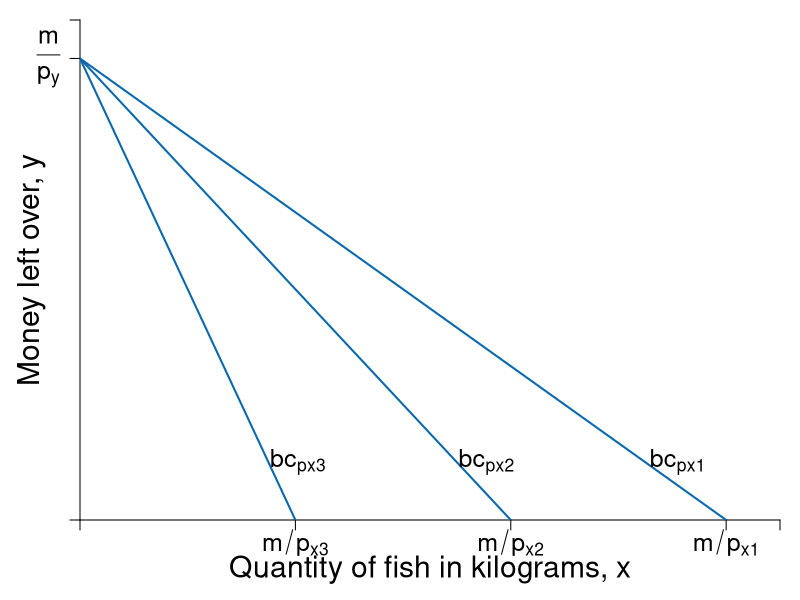

This figure's R source:
require(shape)
pdf(file = "indmarketdemand/budget_pchange.pdf", width = 9, height = 7)

#Set parameters for graphics
pointsize <- 1.8
axislabelsize <- 1.8
labelsize <- 1.5
namesize <- 1.8
annotatesize <- 1.5
graphlinewidth <- 2
segmentlinewidth <- 1.5

COL <- c("#7fc97f", "#beaed4", "#fdc086", "#ffff99", "#386cb0", "#f0027f", "#bf5b17", "#666666")
COLA <- c("#99d8c9","#66c2a4","#41ae76", "#238b45", "#005824")
COLB <- c("#4eb3d3", "#2b8cbe", "#0868ac","#084081")

#Edited the margins to cater for the larger LHS labels
par(mar =  c(4, 4, 1, 1))

mrsA <- function(x, rmax = 10, xmax = 20) {
  rmax - (rmax/xmax)*x
}


uA <- function(x, y, rmax = 2, xmax = 12) {
  y + rmax*x - (1/2)*(rmax/xmax)*x^2
}

indiffA1 <- function(x, uA = 10, rmax = 2.5, xmax = 10) {
  uA - rmax*x + (1/2)*(rmax/xmax)*(x^2)
}


bcA <- function(x, w = 20, p = 2) {
  w - p*x
}


xlims <- c(0, 13)
ylims <- c(0, 13)

npts <- 501 
x <- seq(xlims[1], xlims[2], length.out = npts)
y <- seq(ylims[1], ylims[2], length.out = npts) 
a <- c(13, 15, 17)

plot(0, 0, xlim = xlims, ylim = ylims, type = "n",
     xlab = expression(paste("")),
     ylab = expression(paste("")), 
     xaxt = "n", 
     yaxt = "n", 
     cex.lab = axislabelsize, 
     bty = "n",
     xaxs="i", 
     yaxs="i")

# ticksy <- seq(from = 0, to = ylims[2], by = 2)
# ylabels <- seq(from = 0, to = ylims[2], by = 2)
# ticksx <- seq(from = 0, to = xlims[2], by = 2)
# xlabels <- seq(from = 0, to = xlims[2], by = 2)
ticksy <- c(0, 12, ylims[2])
ylabels <- c(NA, expression(paste(frac(m,p[y]) )), NA)
ticksx <- c(0, 4, 8, 12, xlims[2])
xlabels <- c(NA, expression(paste(m/p[x3])), expression(paste(m/p[x2])), expression(paste(m/p[x1])), NA)

axis(1, at = ticksx, pos = 0, labels = xlabels, cex.axis = labelsize)
axis(2, at = ticksy, pos = 0, labels = ylabels, las = 1, cex.axis = labelsize)

npts <- 500 
xx1 <- seq(xlims[1], xlims[2], length.out = npts)

lines(xx1, bcA(xx1, w = 12, p = 1), col = COLB[3], lwd = graphlinewidth)
lines(xx1, bcA(xx1, w = 12, p = 1.5), col = COLB[3], lwd = graphlinewidth)
lines(xx1, bcA(xx1, w = 12, p = 3), col = COLB[3], lwd = graphlinewidth)
#lines(xx1, indiffA1(xx1, uA = 20, rmax = 2.5, xmax = 10), col = COLB[4], lwd = graphlinewidth)



#mtext(expression(paste("Quantity of fish in kilograms, ", x)), side=1, line = 2.5, cex = axislabelsize)
text(0.5*xlims[2], -1.3, expression(paste("Quantity of fish in kilograms, ", x)), xpd = TRUE, cex = axislabelsize) 
text(-0.9, 0.5*ylims[2], expression(paste("Money left over, ", y)), xpd = TRUE, cex = axislabelsize, srt = 90) 

#segments(4.11765, 6.17647, 5.88, 8.88, lty = 1, col = COL[2] , lwd = graphlinewidth)
#text(7.3, 3, expression("Pareto Efficient"))
#text(7.3, 2.5, expression("Curve"))
#Arrows(7.3, 3.5, 7.3, 6.1, col = "black", lty = 1, lwd = 2, arr.type = "triangle", arr.lwd = 0.5)

#Label the iso-welfare functions for the HG, Aisha
text(4.05, 1.5, expression(bc[px3]), cex = annotatesize)
text(7.55, 1.5, expression(bc[px2]), cex = annotatesize)
text(11.1, 1.5, expression(bc[px1]), cex = annotatesize)
#text(6.6, 8.3, expression(u[4]^A))

#Label the indifference curves for the HG, Betty
# text(7.6, 17, expression(u[1]^B))
# text(6.75, 17, expression(u[2]^B))
# text(6, 17, expression(u[3]^B))
#text(3.4, 6.9, expression(v[4]^B))

#Label mrs function
#text(10, 8, expression(paste(mrs(x,y) == r[max] - frac(r[max], x[max])*x)))
#Arrows(10, 7.5, 10, 5.6, col = "black", lty = 1, lwd = 2, arr.type = "triangle", arr.lwd = 0.5)

#Label satiation
#text(20, 4, expression(paste(x[max] == "Point")))
#text(20, 3, expression(paste("of Satiation")))
#Arrows(20, 2.5, 20, 0.5, col = "black", lty = 1, lwd = 2, arr.type = "triangle", arr.lwd = 0.5)

#Label highest willingness to pay
# text(5, 10.5, expression(paste(r[max] == "Maximum")))
# text(5, 9.5, expression(paste("Willingness to Pay")))
# Arrows(3, 10, 0.5, 10, col = "black", lty = 1, lwd = 2, arr.type = "triangle", arr.lwd = 0.5)


# contour(x, y, 
#         outer(x, y, uA),
#         #labels = c("v1", "v2", "v3"),
#         drawlabels = FALSE,
#         col = COLA[3],
#         #xlab = expression(paste("A's Apples, ", x)),
#         #ylab = expression(paste("A's Oranges, ", y)),
#         #cex.lab = axislabelsize,
#         lwd = graphlinewidth,
#         levels = a, 
#         xaxs="i", 
#         yaxs="i", 
#         add = TRUE)

#segments(0, 6, 6, 6, lty = 2, col = "gray" , lwd = segmentlinewidth)
#segments(6, 0, 6, 6, lty = 2, col = "gray" , lwd = segmentlinewidth)
#points(6, 6, pch = 16, col = "black", cex = 1.5)

# par(new = TRUE)
# 
# #Use the same x and ylims as previously, but with locations switched
# xlims2 <- c(18, 0)
# ylims2 <- c(18, 0)

#Leave the ylab and xlab blank to ensure no axes titles
# plot(0, 0, xlim = xlims2, ylim = ylims2, type = "n",
#      xlab = expression(paste("")),
#      ylab = expression(paste("")),
#      xaxt = "n", 
#      yaxt = "n", 
#      cex.lab = 1.3, 
#      bty = "n",
#      xaxs="i", 
#      yaxs="i")
# 
# 
# lines(xx1, indiffAlow(xx1, uA = 46.08, alpha = 16, beta = 1/24), col = COL[2], lwd = graphlinewidth)


#Set up axes at sides 3 and 4 (top and right)
# axis(side = 3, at = ticksx, pos = 0, labels = xlabels)
# axis(side = 4, at = ticksy, pos = 0, labels = ylabels, las = 0)
# mtext("B's Apples, x", side=3, line = 2.5, cex = axislabelsize)
# text(-0.8, 7, expression(paste("B's Oranges, y")), xpd = TRUE, cex = axislabelsize, srt = 270) 
# 
# #Add arrows:
# arrows(-0.8, 10, -0.8, 14, xpd = TRUE, length=0.1,angle=40,lwd=3)
# arrows(6.2, -1.8, 9, -1.8, xpd = TRUE, length=0.1,angle=40,lwd=3)
# 

#Customize ticks and labels for the plot
#ticksy <- seq(from = 0, to = 15, by = 1)
#ylabels <- seq(from = 0, to = 15, by = 1)
#ticksx <- seq(from = 0, to = 10, by = 1)
#xlabels <- seq(from = 0, to = 10, by = 1)
#axis(1, at = ticksx, pos = 0, labels = xlabels)
#axis(2, at = ticksy, pos = 0, labels = ylabels, las = 0)

dev.off()
